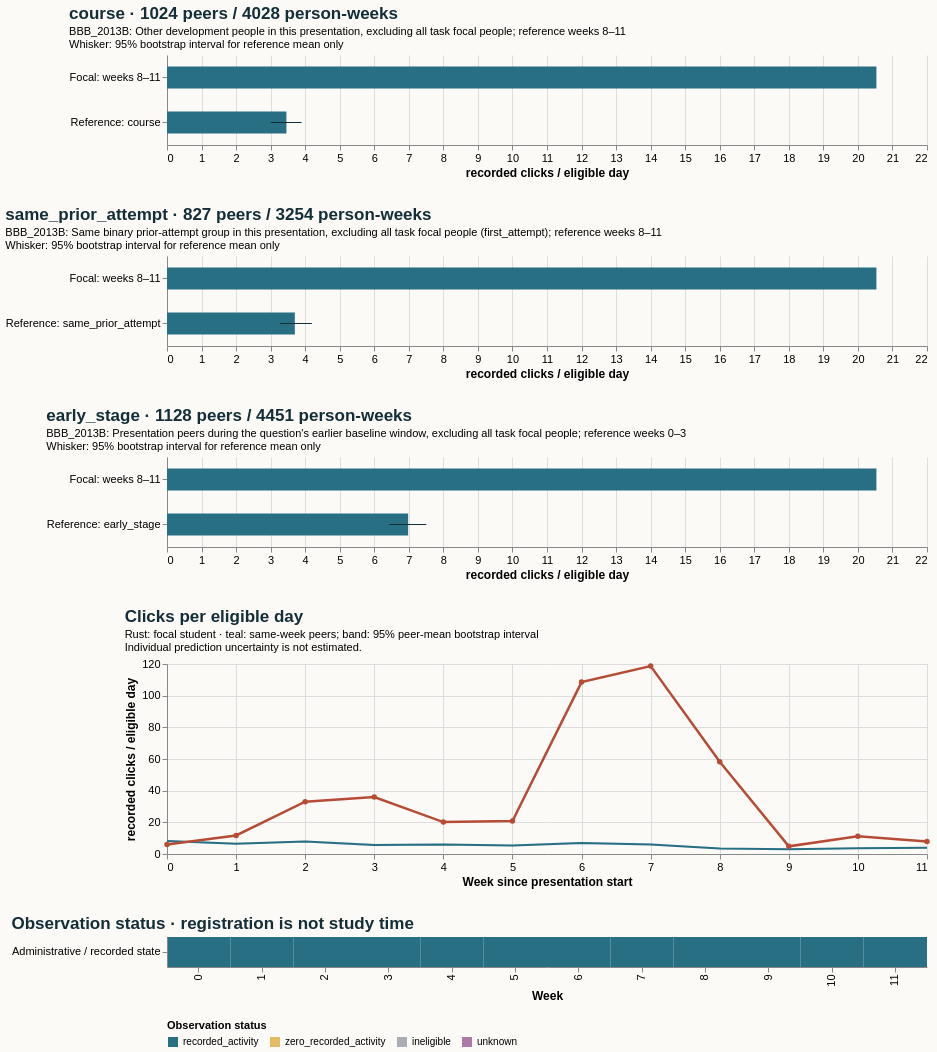

Express this chart as Vega-Lite.
### Vega-Lite specification from a JSON file in a GitHub repository (floating-point values rounded to 4 significant figures)
{"$schema": "https://vega.github.io/schema/vega-lite/v5.20.1.json", "config": {"axis": {"labelFontSize": 11, "titleFontSize": 12}, "background": "#fbfaf7", "font": "sans-serif", "title": {"anchor": "start", "color": "#142e38", "fontSize": 17, "subtitleFontSize": 11}, "view": {"continuousHeight": 300, "continuousWidth": 300, "stroke": null}}, "datasets": {"data-2012d0a3b5d33b74d0329ebc99873f58": [{"hi": null, "lo": null, "series": "Focal: weeks 8–11", "value": 20.54}, {"hi": 7.506, "lo": 6.44, "series": "Reference: early_stage", "value": 6.98}], "data-4dc60b3629cf27f15e65ba68bdce8791": [{"end_day": 6, "focal_value": 6.0, "peer_ci_high": 8.852, "peer_ci_low": 7.398, "peer_mean": 8.174, "peer_observations": 1127, "peer_people": 1127, "reference": "course", "unit": "recorded clicks / eligible day", "week": 0}, {"end_day": 13, "focal_value": 11.71, "peer_ci_high": 7.253, "peer_ci_low": 5.943, "peer_mean": 6.521, "peer_observations": 1121, "peer_people": 1121, "reference": "course", "unit": "recorded clicks / eligible day", "week": 1}, {"end_day": 20, "focal_value": 33.0, "peer_ci_high": 8.558, "peer_ci_low": 7.203, "peer_mean": 7.865, "peer_observations": 1105, "peer_people": 1105, "reference": "course", "unit": "recorded clicks / eligible day", "week": 2}, {"end_day": 27, "focal_value": 36.0, "peer_ci_high": 6.413, "peer_ci_low": 4.889, "peer_mean": 5.625, "peer_observations": 1098, "peer_people": 1098, "reference": "course", "unit": "recorded clicks / eligible day", "week": 3}, {"end_day": 34, "focal_value": 20.14, "peer_ci_high": 6.674, "peer_ci_low": 5.283, "peer_mean": 5.982, "peer_observations": 1065, "peer_people": 1065, "reference": "course", "unit": "recorded clicks / eligible day", "week": 4}, {"end_day": 41, "focal_value": 20.86, "peer_ci_high": 5.989, "peer_ci_low": 4.772, "peer_mean": 5.35, "peer_observations": 1058, "peer_people": 1058, "reference": "course", "unit": "recorded clicks / eligible day", "week": 5}, {"end_day": 48, "focal_value": 108.6, "peer_ci_high": 7.752, "peer_ci_low": 6.197, "peer_mean": 7.012, "peer_observations": 1050, "peer_people": 1050, "reference": "course", "unit": "recorded clicks / eligible day", "week": 6}, {"end_day": 55, "focal_value": 118.7, "peer_ci_high": 6.775, "peer_ci_low": 5.391, "peer_mean": 6.076, "peer_observations": 1034, "peer_people": 1034, "reference": "course", "unit": "recorded clicks / eligible day", "week": 7}, {"end_day": 62, "focal_value": 58.29, "peer_ci_high": 3.921, "peer_ci_low": 2.995, "peer_mean": 3.431, "peer_observations": 1024, "peer_people": 1024, "reference": "course", "unit": "recorded clicks / eligible day", "week": 8}, {"end_day": 69, "focal_value": 4.857, "peer_ci_high": 3.403, "peer_ci_low": 2.523, "peer_mean": 2.953, "peer_observations": 1007, "peer_people": 1007, "reference": "course", "unit": "recorded clicks / eligible day", "week": 9}, {"end_day": 76, "focal_value": 11.14, "peer_ci_high": 4.117, "peer_ci_low": 3.225, "peer_mean": 3.642, "peer_observations": 1001, "peer_people": 1001, "reference": "course", "unit": "recorded clicks / eligible day", "week": 10}, {"end_day": 83, "focal_value": 7.857, "peer_ci_high": 4.547, "peer_ci_low": 3.514, "peer_mean": 4.025, "peer_observations": 996, "peer_people": 996, "reference": "course", "unit": "recorded clicks / eligible day", "week": 11}], "data-98c13d88ebe31338c96821501d7a64a4": [{"eligible_days": 7.0, "end_day": 6, "logging_completeness": "unknown", "observation_status": "recorded_activity", "row": "Administrative / recorded state", "score_status": "withheld_release_time_unknown", "start_day": 0, "value": 6.0, "week": 0}, {"eligible_days": 7.0, "end_day": 13, "logging_completeness": "unknown", "observation_status": "recorded_activity", "row": "Administrative / recorded state", "score_status": "withheld_release_time_unknown", "start_day": 7, "value": 11.71, "week": 1}, {"eligible_days": 7.0, "end_day": 20, "logging_completeness": "unknown", "observation_status": "recorded_activity", "row": "Administrative / recorded state", "score_status": "withheld_release_time_unknown", "start_day": 14, "value": 33.0, "week": 2}, {"eligible_days": 7.0, "end_day": 27, "logging_completeness": "unknown", "observation_status": "recorded_activity", "row": "Administrative / recorded state", "score_status": "withheld_release_time_unknown", "start_day": 21, "value": 36.0, "week": 3}, {"eligible_days": 7.0, "end_day": 34, "logging_completeness": "unknown", "observation_status": "recorded_activity", "row": "Administrative / recorded state", "score_status": "withheld_release_time_unknown", "start_day": 28, "value": 20.14, "week": 4}, {"eligible_days": 7.0, "end_day": 41, "logging_completeness": "unknown", "observation_status": "recorded_activity", "row": "Administrative / recorded state", "score_status": "withheld_release_time_unknown", "start_day": 35, "value": 20.86, "week": 5}, {"eligible_days": 7.0, "end_day": 48, "logging_completeness": "unknown", "observation_status": "recorded_activity", "row": "Administrative / recorded state", "score_status": "withheld_release_time_unknown", "start_day": 42, "value": 108.6, "week": 6}, {"eligible_days": 7.0, "end_day": 55, "logging_completeness": "unknown", "observation_status": "recorded_activity", "row": "Administrative / recorded state", "score_status": "withheld_release_time_unknown", "start_day": 49, "value": 118.7, "week": 7}, {"eligible_days": 7.0, "end_day": 62, "logging_completeness": "unknown", "observation_status": "recorded_activity", "row": "Administrative / recorded state", "score_status": "withheld_release_time_unknown", "start_day": 56, "value": 58.29, "week": 8}, {"eligible_days": 7.0, "end_day": 69, "logging_completeness": "unknown", "observation_status": "recorded_activity", "row": "Administrative / recorded state", "score_status": "withheld_release_time_unknown", "start_day": 63, "value": 4.857, "week": 9}, {"eligible_days": 7.0, "end_day": 76, "logging_completeness": "unknown", "observation_status": "recorded_activity", "row": "Administrative / recorded state", "score_status": "withheld_release_time_unknown", "start_day": 70, "value": 11.14, "week": 10}, {"eligible_days": 7.0, "end_day": 83, "logging_completeness": "unknown", "observation_status": "recorded_activity", "row": "Administrative / recorded state", "score_status": "withheld_release_time_unknown", "start_day": 77, "value": 7.857, "week": 11}], "data-9c333fc676723099478f60e500cbdd2a": [{"hi": null, "lo": null, "series": "Focal: weeks 8–11", "value": 20.54}, {"hi": 3.894, "lo": 3.0, "series": "Reference: course", "value": 3.457}], "data-d3d35e22a0356cd230eed9f505d589d4": [{"hi": null, "lo": null, "series": "Focal: weeks 8–11", "value": 20.54}, {"hi": 4.193, "lo": 3.264, "series": "Reference: same_prior_attempt", "value": 3.7}]}, "resolve": {"scale": {"color": "independent"}}, "spacing": 28, "vconcat": [{"data": {"name": "data-9c333fc676723099478f60e500cbdd2a"}, "height": 90, "layer": [{"encoding": {"x": {"field": "value", "scale": {"domain": [0, 21.56], "zero": true}, "title": "recorded clicks / eligible day", "type": "quantitative"}, "y": {"field": "series", "sort": null, "title": null, "type": "nominal"}}, "mark": {"color": "#286f83", "size": 22, "type": "bar"}}, {"encoding": {"x": {"field": "lo", "type": "quantitative"}, "x2": {"field": "hi"}, "y": {"field": "series", "sort": null, "title": null, "type": "nominal"}}, "mark": {"color": "#142e38", "type": "rule"}}], "title": {"subtitle": ["BBB_2013B: Other development people in this presentation, excluding all task focal people; reference weeks 8–11", "Whisker: 95% bootstrap interval for reference mean only"], "text": "course · 1024 peers / 4028 person-weeks"}, "width": 760}, {"data": {"name": "data-d3d35e22a0356cd230eed9f505d589d4"}, "height": 90, "layer": [{"encoding": {"x": {"field": "value", "scale": {"domain": [0, 21.56], "zero": true}, "title": "recorded clicks / eligible day", "type": "quantitative"}, "y": {"field": "series", "sort": null, "title": null, "type": "nominal"}}, "mark": {"color": "#286f83", "size": 22, "type": "bar"}}, {"encoding": {"x": {"field": "lo", "type": "quantitative"}, "x2": {"field": "hi"}, "y": {"field": "series", "sort": null, "title": null, "type": "nominal"}}, "mark": {"color": "#142e38", "type": "rule"}}], "title": {"subtitle": ["BBB_2013B: Same binary prior-attempt group in this presentation, excluding all task focal people (first_attempt); reference weeks 8–11", "Whisker: 95% bootstrap interval for reference mean only"], "text": "same_prior_attempt · 827 peers / 3254 person-weeks"}, "width": 760}, {"data": {"name": "data-2012d0a3b5d33b74d0329ebc99873f58"}, "height": 90, "layer": [{"encoding": {"x": {"field": "value", "scale": {"domain": [0, 21.56], "zero": true}, "title": "recorded clicks / eligible day", "type": "quantitative"}, "y": {"field": "series", "sort": null, "title": null, "type": "nominal"}}, "mark": {"color": "#286f83", "size": 22, "type": "bar"}}, {"encoding": {"x": {"field": "lo", "type": "quantitative"}, "x2": {"field": "hi"}, "y": {"field": "series", "sort": null, "title": null, "type": "nominal"}}, "mark": {"color": "#142e38", "type": "rule"}}], "title": {"subtitle": ["BBB_2013B: Presentation peers during the question's earlier baseline window, excluding all task focal people; reference weeks 0–3", "Whisker: 95% bootstrap interval for reference mean only"], "text": "early_stage · 1128 peers / 4451 person-weeks"}, "width": 760}, {"data": {"name": "data-4dc60b3629cf27f15e65ba68bdce8791"}, "height": 190, "layer": [{"encoding": {"x": {"axis": {"tickMinStep": 1}, "field": "week", "title": "Week since presentation start", "type": "quantitative"}, "y": {"field": "peer_ci_low", "scale": {"zero": true}, "title": "recorded clicks / eligible day", "type": "quantitative"}, "y2": {"field": "peer_ci_high"}}, "mark": {"color": "#286f83", "opacity": 0.16, "type": "area"}}, {"encoding": {"tooltip": [{"field": "week", "type": "quantitative"}, {"field": "peer_mean", "type": "quantitative"}, {"field": "peer_people", "type": "quantitative"}, {"field": "peer_observations", "type": "quantitative"}], "x": {"field": "week", "type": "quantitative"}, "y": {"field": "peer_mean", "type": "quantitative"}}, "mark": {"color": "#286f83", "strokeWidth": 2, "type": "line"}}, {"encoding": {"tooltip": [{"field": "week", "type": "quantitative"}, {"field": "focal_value", "type": "quantitative"}], "x": {"field": "week", "type": "quantitative"}, "y": {"field": "focal_value", "type": "quantitative"}}, "mark": {"color": "#b64c35", "point": {"color": "#b64c35"}, "strokeWidth": 2.5, "type": "line"}}], "title": {"subtitle": ["Rust: focal student · teal: same-week peers; band: 95% peer-mean bootstrap interval", "Individual prediction uncertainty is not estimated."], "text": "Clicks per eligible day"}, "width": 760}, {"data": {"name": "data-98c13d88ebe31338c96821501d7a64a4"}, "encoding": {"color": {"field": "observation_status", "legend": {"labelLimit": 260, "orient": "bottom"}, "scale": {"domain": ["recorded_activity", "zero_recorded_activity", "ineligible", "unknown"], "range": ["#286f83", "#e4bb64", "#aaaeb3", "#ac78a5"]}, "title": "Observation status", "type": "nominal"}, "tooltip": [{"field": "week", "type": "quantitative"}, {"field": "eligible_days", "type": "quantitative"}, {"field": "observation_status", "type": "nominal"}, {"field": "logging_completeness", "type": "nominal"}], "x": {"field": "week", "title": "Week", "type": "ordinal"}, "y": {"field": "row", "title": null, "type": "nominal"}}, "height": 30, "mark": {"type": "rect"}, "title": "Observation status · registration is not study time", "width": 760}]}
